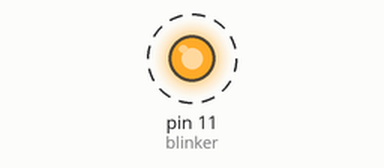
Bench run of a sketch on a simulated Arduino Uno, built with avr-gcc and run on an emulated ATmega328P. Shown: output pins drawn as LEDs (lit = HIGH). Dashed ring = blinking.

Above: at 0.5 s.
Timing chart, 0 to 4.6 s (numbered marks = the images above):
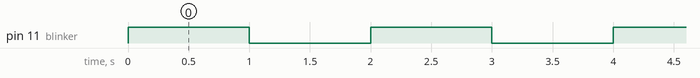

The sketch:

Blinker.ino
```cpp
const int blinker = 11;

void setup() {
  // put your setup code here, to run once:
  pinMode(blinker, OUTPUT);
}

void loop() {
  // put your main code here, to run repeatedly:
  digitalWrite(blinker, HIGH);
  delay(1000);
  digitalWrite(blinker, LOW);
  delay(1000);
}
```

Measured:
- by itself, pin 11 (blinker): alternates HIGH for 1.0 s and LOW for 1.0 s
